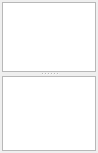
          <widget class="QWidget" name="pageProfile">
           <property name="geometry">
            <rect>
             <x>0</x>
             <y>0</y>
             <width>98</width>
             <height>153</height>
            </rect>
           </property>
           <attribute name="label">
            <string>Profile</string>
           </attribute>
           <layout class="QVBoxLayout" name="verticalLayout_4">
            <property name="spacing">
             <number>2</number>
            </property>
            <property name="leftMargin">
             <number>2</number>
            </property>
            <property name="topMargin">
             <number>2</number>
            </property>
            <property name="rightMargin">
             <number>2</number>
            </property>
            <property name="bottomMargin">
             <number>2</number>
            </property>
            <item>
             <widget class="QSplitter" name="splitter">
              <property name="orientation">
               <enum>Qt::Vertical</enum>
              </property>
              <widget class="QListView" name="listViewProfile">
               <property name="sizePolicy">
                <sizepolicy hsizetype="Expanding" vsizetype="Expanding">
                 <horstretch>0</horstretch>
                 <verstretch>50</verstretch>
                </sizepolicy>
               </property>
              </widget>
              <widget class="QTreeView" name="treeViewProfileDetail"/>
             </widget>
            </item>
           </layout>
          </widget>
